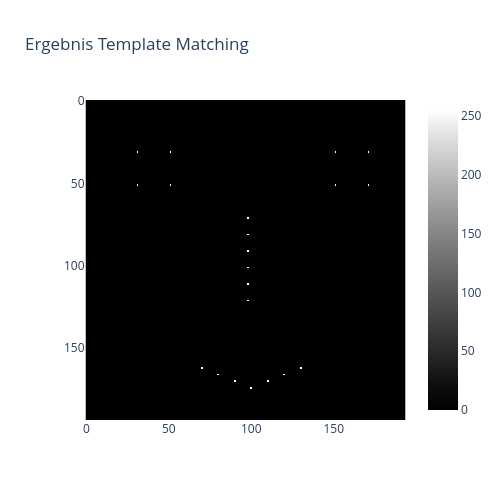

The cell this chart's notebook holds for it:
### Code cell
# Beste Übereinstimmungen finden und als Binärbild darstellen

####
## ENTER YOUR CODE HERE
####

bestMatches = match < 10
bestMatches = bestMatches.astype(np.uint8) * 255

# Hinweis: Skalieren Sie das Bild vor der Darstellung ggf. auf den Wertebereich 0-255
displayImagePlotly(bestMatches, title = 'Ergebnis Template Matching')

### Figure 1 — Plotly figure (JSON) as saved in the notebook; plotly's stock layout.template omitted (floating-point values rounded to 4 significant figures; data arrays with more than 128 entries replaced by an {"elided": "..."} marker saying what was removed)
{"data": [{"coloraxis": "coloraxis", "hovertemplate": "x: %{x}<br>y: %{y}<br>color: %{z}<extra></extra>", "name": "0", "type": "heatmap", "xaxis": "x", "yaxis": "y", "z": {"elided": "194x194 int values"}}], "layout": {"coloraxis": {"cmax": 255, "cmin": 0, "colorscale": [[0, "rgb(0, 0, 0)"], [0.09091, "rgb(16, 16, 16)"], [0.1818, "rgb(38, 38, 38)"], [0.2727, "rgb(59, 59, 59)"], [0.3636, "rgb(81, 80, 80)"], [0.4545, "rgb(102, 101, 101)"], [0.5455, "rgb(124, 123, 122)"], [0.6364, "rgb(146, 146, 145)"], [0.7273, "rgb(171, 171, 170)"], [0.8182, "rgb(197, 197, 195)"], [0.9091, "rgb(224, 224, 223)"], [1, "rgb(254, 254, 253)"]]}, "height": 500, "title": {"text": "Ergebnis Template Matching"}, "width": 500, "xaxis": {"anchor": "y", "constrain": "domain", "domain": [0, 1], "scaleanchor": "y"}, "yaxis": {"anchor": "x", "autorange": "reversed", "constrain": "domain", "domain": [0, 1]}}}
